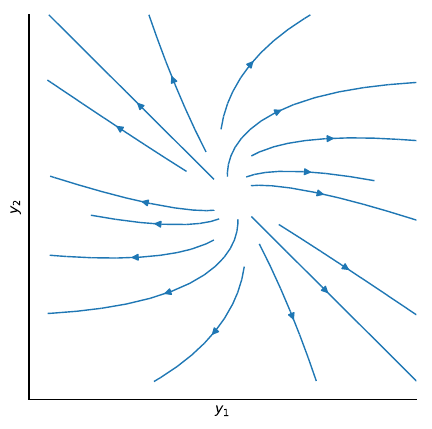

Write the Python code that produced this figure.
from matplotlib import pyplot as plt
import numpy as np

y_1, y_2 = np.meshgrid(np.arange(-7, 7, .1), np.arange(-7, 7, .1))

y_1_dot = 4 * y_1 + y_2
y_2_dot = -y_1 + 2 * y_2

start = [
    [4, 4],
    [4, -4],
    [0, 4],
    [4, 0],
    [-4, -4],
    [-4, 4],
    [0, -4],
    [-4, 0],
    [np.sqrt(3), 1],
    [1, np.sqrt(3)],
    [-np.sqrt(3), -1],
    [-1, -np.sqrt(3)],
    [-np.sqrt(3), 1],
    [-1, np.sqrt(3)],
    [np.sqrt(3), -1],
    [1, -np.sqrt(3)],
]

fig = plt.figure(1, figsize=(5, 5))
ax = fig.add_subplot(111)
ax.axis('equal')
ax.streamplot(
    y_1, y_2, y_1_dot, y_2_dot,
    density=.5,
    linewidth=1,
    start_points=start,
    maxlength=5,
)

ax.set_xlabel(r"$y_1$")
ax.set_ylabel(r"$y_2$")

ax.spines["top"].set_visible(False)
ax.spines["right"].set_visible(False)

ax.tick_params(top="off", right="off", bottom="off", left="off")

plt.gca().xaxis.set_major_locator(plt.NullLocator())
plt.gca().yaxis.set_major_locator(plt.NullLocator())

circle = plt.Circle((0, 0), 0.8, color='white', zorder=10)
ax.add_artist(circle)

#  plt.show()
plt.savefig("degenerate_node.pdf", bbox_inches="tight", transparent=True)
plt.clf()
